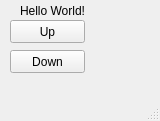
<?xml version="1.0" encoding="UTF-8"?>
<ui version="4.0">
 <class>MainWindow</class>
 <widget class="QMainWindow" name="MainWindow">
  <property name="geometry">
   <rect>
    <x>0</x>
    <y>0</y>
    <width>160</width>
    <height>121</height>
   </rect>
  </property>
  <property name="windowTitle">
   <string>MainWindow</string>
  </property>
  <widget class="QWidget" name="centralwidget">
   <widget class="QPushButton" name="pushButton">
    <property name="geometry">
     <rect>
      <x>10</x>
      <y>20</y>
      <width>75</width>
      <height>23</height>
     </rect>
    </property>
    <property name="text">
     <string>Up</string>
    </property>
   </widget>
   <widget class="QPushButton" name="pushButton_2">
    <property name="geometry">
     <rect>
      <x>10</x>
      <y>50</y>
      <width>75</width>
      <height>23</height>
     </rect>
    </property>
    <property name="text">
     <string>Down</string>
    </property>
   </widget>
   <widget class="QLabel" name="label">
    <property name="geometry">
     <rect>
      <x>20</x>
      <y>0</y>
      <width>71</width>
      <height>21</height>
     </rect>
    </property>
    <property name="text">
     <string>Hello World!</string>
    </property>
   </widget>
  </widget>
  <widget class="QMenuBar" name="menubar">
   <property name="geometry">
    <rect>
     <x>0</x>
     <y>0</y>
     <width>160</width>
     <height>21</height>
    </rect>
   </property>
  </widget>
  <widget class="QStatusBar" name="statusbar"/>
 </widget>
 <resources/>
 <connections/>
</ui>
